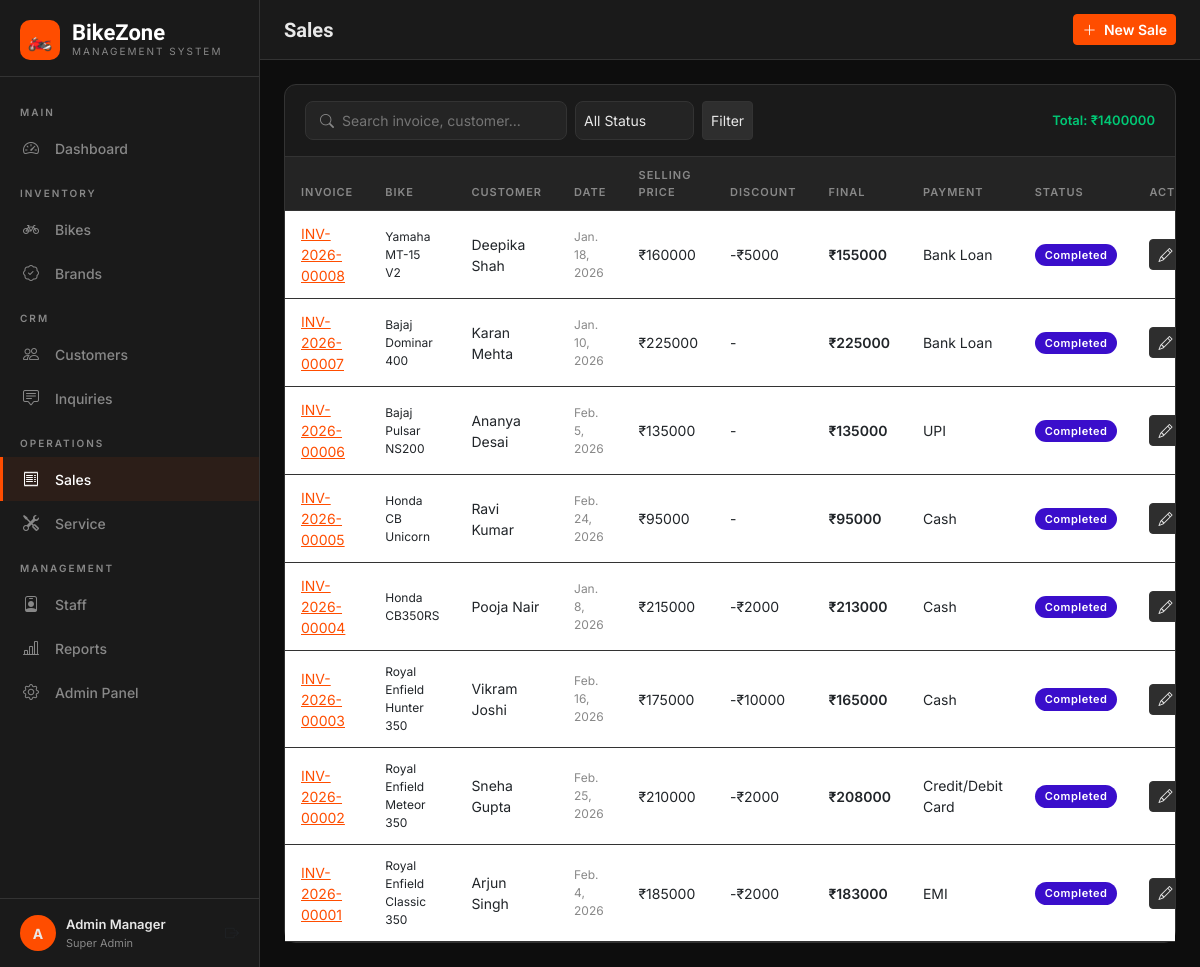
The app's page /sales/ (signed in) with its own data.
### showroom/models.py (models this page shows, shortened)
class Sale(models.Model):
    PAYMENT_CHOICES = [
        ('cash', 'Cash'),
        ('loan', 'Bank Loan'),
        ('emi', 'EMI'),
        ('card', 'Credit/Debit Card'),
        ('upi', 'UPI'),
    ]
    STATUS_CHOICES = [
        ('pending', 'Pending'),
        ('completed', 'Completed'),
        ('cancelled', 'Cancelled'),
    ]
    bike = models.ForeignKey(Bike, on_delete=models.CASCADE, related_name='sales')
    customer = models.ForeignKey(Customer, on_delete=models.CASCADE, related_name='purchases')
    salesperson = models.ForeignKey(User, on_delete=models.SET_NULL, null=True, related_name='sales')
    sale_date = models.DateField(default=timezone.now)
    selling_price = models.DecimalField(max_digits=12, decimal_places=2)
    discount = models.DecimalField(max_digits=10, decimal_places=2, default=0)
    payment_method = models.CharField(max_length=20, choices=PAYMENT_CHOICES)
    status = models.CharField(max_length=20, choices=STATUS_CHOICES, default='completed')
    notes = models.TextField(blank=True)
    invoice_number = models.CharField(max_length=50, unique=True, blank=True)
    created_at = models.DateTimeField(auto_now_add=True)
    @property
    def final_amount(self):
        return self.selling_price - self.discount
    class Meta:
        ordering = ['-created_at']

class Bike(models.Model):
    BIKE_TYPE_CHOICES = [
        ('sport', 'Sport'),
        ('cruiser', 'Cruiser'),
        ('adventure', 'Adventure'),
        ('naked', 'Naked/Street'),
        ('scooter', 'Scooter'),
        ('electric', 'Electric'),
        ('dirt', 'Dirt/Off-Road'),
        ('touring', 'Touring'),
    ]
    STATUS_CHOICES = [
        ('available', 'Available'),
        ('sold', 'Sold'),
        ('reserved', 'Reserved'),
        ('service', 'In Service'),
    ]
    brand = models.ForeignKey(Brand, on_delete=models.CASCADE, related_name='bikes')
    model_name = models.CharField(max_length=200)
    year = models.PositiveIntegerField()
    bike_type = models.CharField(max_length=20, choices=BIKE_TYPE_CHOICES)
    engine_cc = models.PositiveIntegerField(verbose_name='Engine (CC)')
    color = models.CharField(max_length=100)
    price = models.DecimalField(max_digits=12, decimal_places=2)
    mileage = models.DecimalField(max_digits=6, decimal_places=2, verbose_name='Mileage (kmpl)', blank=True, null=True)
    stock_quantity = models.PositiveIntegerField(default=1)
    status = models.CharField(max_length=20, choices=STATUS_CHOICES, default='available')
    image = models.ImageField(upload_to='bikes/', blank=True, null=True)
    description = models.TextField(blank=True)
    vin_number = models.CharField(max_length=50, unique=True, blank=True, null=True)
    created_at = models.DateTimeField(auto_now_add=True)
    updated_at = models.DateTimeField(auto_now=True)
    class Meta:
        ordering = ['-created_at']

class Brand(models.Model):
    name = models.CharField(max_length=100, unique=True)
    country = models.CharField(max_length=100, blank=True)
    logo = models.ImageField(upload_to='brands/', blank=True, null=True)
    description = models.TextField(blank=True)
    created_at = models.DateTimeField(auto_now_add=True)
    class Meta:
        ordering = ['name']

class Customer(models.Model):
    first_name = models.CharField(max_length=100)
    last_name = models.CharField(max_length=100)
    email = models.EmailField(unique=True)
    phone = models.CharField(max_length=20)
    address = models.TextField(blank=True)
    city = models.CharField(max_length=100, blank=True)
    state = models.CharField(max_length=100, blank=True)
    pincode = models.CharField(max_length=10, blank=True)
    aadhar_number = models.CharField(max_length=20, blank=True, verbose_name='Aadhar Number')
    driving_license = models.CharField(max_length=30, blank=True)
    date_of_birth = models.DateField(blank=True, null=True)
    created_at = models.DateTimeField(auto_now_add=True)
    @property
    def full_name(self):
        return f"{self.first_name} {self.last_name}"
    class Meta:
        ordering = ['-created_at']

### showroom/views.py (the view)
# urls.py: path('sales/', views.sale_list, name='sale_list'),
@login_required
def sale_list(request):
    sales = Sale.objects.select_related('bike', 'customer', 'salesperson').all()
    query = request.GET.get('q', '')
    status = request.GET.get('status', '')
    if query:
        sales = sales.filter(
            Q(invoice_number__icontains=query) |
            Q(customer__first_name__icontains=query) |
            Q(bike__model_name__icontains=query)
        )
    if status:
        sales = sales.filter(status=status)
    total_revenue = sales.filter(status='completed').aggregate(t=Sum('selling_price'))['t'] or 0
    return render(request, 'showroom/sales/list.html', {
        'sales': sales, 'query': query, 'status': status,
        'total_revenue': total_revenue, 'status_choices': Sale.STATUS_CHOICES
    })

### showroom/templates/showroom/sales/list.html (shortened to what this page needs)
{% extends 'showroom/base.html' %}
{% block page_title %}Sales{% endblock %}
{% block topbar_actions %}
<a href="{% url 'sale_add' %}" class="btn btn-primary btn-sm"><i class="bi bi-plus-lg me-1"></i> New Sale</a>
{% endblock %}
{% block content %}
<div class="card">
    <div class="card-header">
        <form method="get" class="d-flex gap-2 flex-wrap">
            <div class="search-bar"><i class="bi bi-search" style="color:var(--text-muted)"></i>
                <input type="text" name="q" value="{{ query }}" placeholder="Search invoice, customer...">
            </div>
            <select name="status" class="form-select form-select-sm" style="width:auto">
                <option value="">All Status</option>
            </select>
            <button type="submit" class="btn btn-dark btn-sm">Filter</button>
        </form>
        <span style="color:var(--success);font-size:13px;font-weight:600">Total: ₹{{ total_revenue|floatformat:0 }}</span>
    </div>
    <div class="table-responsive">
        <table class="table table-hover mb-0">
            <thead><tr><th>Invoice</th><th>Bike</th><th>Customer</th><th>Date</th><th>Selling Price</th><th>Discount</th><th>Final</th><th>Payment</th><th>Status</th><th>Actions</th></tr></thead>
            <tbody>
            {% for sale in sales %}
            <tr>
                <td><a href="{% url 'sale_detail' sale.pk %}" style="color:var(--primary)">{{ sale.invoice_number }}</a></td>
                <td style="font-size:12px">{{ sale.bike.brand.name }} {{ sale.bike.model_name }}</td>
                <td>{{ sale.customer.full_name }}</td>
                <td style="font-size:12px;color:var(--text-muted)">{{ sale.sale_date }}</td>
                <td>₹{{ sale.selling_price|floatformat:0 }}</td>
                <td style="color:var(black)">{% if sale.discount %}-₹{{ sale.discount|floatformat:0 }}{% else %}-{% endif %}</td>
                <td style="color:var(red);font-weight:600">₹{{ sale.final_amount|floatformat:0 }}</td>
                <td>{{ sale.get_payment_method_display }}</td>
                <td><span class="status-badge badge-{{ sale.status }}">{{ sale.get_status_display }}</span></td>
                <td>
                    <div class="d-flex gap-1">
                        <a href="{% url 'sale_edit' sale.pk %}" class="btn btn-dark btn-sm"><i class="bi bi-pencil"></i></a>
                    </div>
                </td>
            </tr>
            {% empty %}
            <tr><td colspan="10" class="text-center py-5" style="color:var(--text-muted)">No sales found</td></tr>
            {% endfor %}
            </tbody>
        </table>
    </div>
</div>
{% endblock %}

### showroom/templates/showroom/base.html (shortened to what this page needs)
<!DOCTYPE html>
<html lang="en">
<head>
    <link href="https://cdn.jsdelivr.net/npm/bootstrap@5.3.0/dist/css/bootstrap.min.css" rel="stylesheet">
    <link href="https://cdn.jsdelivr.net/npm/bootstrap-icons@1.11.0/font/bootstrap-icons.css" rel="stylesheet">
</head>
<body>
{% if user.is_authenticated %}
<div class="sidebar">
    <div class="sidebar-brand">
        <div class="brand-icon">🏍️</div>
        <div>
            <div class="brand-name">BikeZone</div>
            <div class="brand-sub">Management System</div>
        </div>
    </div>
    <nav class="sidebar-nav">
        <div class="nav-section">Main</div>
        <a href="{% url 'dashboard' %}" class="nav-link {% if request.resolver_match.url_name == 'dashboard' %}active{% endif %}">
            <i class="bi bi-speedometer2"></i> Dashboard
        </a>
        <div class="nav-section">Inventory</div>
        <a href="{% url 'bike_list' %}" class="nav-link {% if 'bike' in request.resolver_match.url_name %}active{% endif %}">
            <i class="bi bi-bicycle"></i> Bikes
        </a>
        <a href="{% url 'brand_list' %}" class="nav-link {% if 'brand' in request.resolver_match.url_name %}active{% endif %}">
            <i class="bi bi-patch-check"></i> Brands
        </a>
        <div class="nav-section">CRM</div>
        <a href="{% url 'customer_list' %}" class="nav-link {% if 'customer' in request.resolver_match.url_name %}active{% endif %}">
            <i class="bi bi-people"></i> Customers
        </a>
        <a href="{% url 'inquiry_list' %}" class="nav-link {% if 'inquiry' in request.resolver_match.url_name %}active{% endif %}">
            <i class="bi bi-chat-square-text"></i> Inquiries
        </a>
        <div class="nav-section">Operations</div>
        <a href="{% url 'sale_list' %}" class="nav-link {% if 'sale' in request.resolver_match.url_name %}active{% endif %}">
            <i class="bi bi-receipt"></i> Sales
        </a>
        <a href="{% url 'service_list' %}" class="nav-link {% if 'service' in request.resolver_match.url_name %}active{% endif %}">
            <i class="bi bi-tools"></i> Service
        </a>
        <div class="nav-section">Management</div>
        <a href="{% url 'staff_list' %}" class="nav-link {% if 'staff' in request.resolver_match.url_name %}active{% endif %}">
            <i class="bi bi-person-badge"></i> Staff
        </a>
        <a href="{% url 'reports' %}" class="nav-link {% if request.resolver_match.url_name == 'reports' %}active{% endif %}">
            <i class="bi bi-bar-chart-line"></i> Reports
        </a>
        <a href="/admin/" class="nav-link" target="_blank">
            <i class="bi bi-gear"></i> Admin Panel
        </a>
    </nav>
    <div class="sidebar-footer">
        <div class="user-card">
            <div class="user-avatar">{{ user.first_name|first|upper|default:user.username|first|upper }}</div>
            <div>
                <div class="user-name">{{ user.get_full_name|default:user.username }}</div>
                <div class="user-role">
                    {% if user.is_superuser %}Super Admin{% else %}Staff{% endif %}
                </div>
            </div>
            <a href="{% url 'logout' %}" class="ms-auto text-muted" title="Logout">
                <i class="bi bi-box-arrow-right"></i>
            </a>
        </div>
    </div>
</div>
<div class="main-wrapper">
    <div class="topbar">
        <div>
            <div class="topbar-title">{% block page_title %}Dashboard{% endblock %}</div>
        </div>
        <div class="topbar-actions">
            {% block topbar_actions %}{% endblock %}
        </div>
    </div>
    <div class="main-content">
        {% block content %}{% endblock %}
    </div>
</div>
{% else %}
{% block auth_content %}{% endblock %}
{% endif %}
</body>
</html>

### showroom/templates/showroom/base.html (style rules this page uses)
:root { --primary: #ff4d00; --primary-dark: #cc3d00; --primary-light: #ff6a2a; --dark: #0d0d0d; --dark-2: #1a1a1a; --dark-3: #242424; --dark-4: #2e2e2e; --text: #e8e8e8; --text-muted: #888; --border: #333; --success: #00c875; --warning: #ffc400; --danger: #ff4d4d; --info: #00aaff; --sidebar-w: 260px; }
* { margin: 0; padding: 0; box-sizing: border-box; }
body { background: var(--dark); color: var(--text); font-family: 'Inter', sans-serif; font-size: 14px; min-height: 100vh; }
.sidebar { width: var(--sidebar-w); background: var(--dark-2); border-right: 1px solid var(--border); position: fixed; top: 0; left: 0; bottom: 0; display: flex; flex-direction: column; z-index: 1000; overflow-y: auto; }
.sidebar-brand { padding: 20px 20px 16px; border-bottom: 1px solid var(--border); display: flex; align-items: center; gap: 12px; }
.brand-icon { width: 40px; height: 40px; background: var(--primary); border-radius: 10px; display: flex; align-items: center; justify-content: center; font-size: 20px; }
.brand-name { font-family: 'Rajdhani', sans-serif; font-size: 22px; font-weight: 700; color: white; line-height: 1; }
.brand-sub { font-size: 10px; color: var(--text-muted); letter-spacing: 2px; text-transform: uppercase; }
.sidebar-nav { flex: 1; padding: 12px 0; }
.nav-section { padding: 16px 20px 6px; font-size: 10px; color: var(--text-muted); text-transform: uppercase; letter-spacing: 2px; font-weight: 600; }
.nav-link { display: flex; align-items: center; gap: 12px; padding: 10px 20px; color: var(--text-muted); text-decoration: none; transition: all 0.2s; border-left: 3px solid transparent; font-size: 14px; font-weight: 500; }
.nav-link:hover, .nav-link.active { color: white; background: rgba(255,77,0,0.08); border-left-color: var(--primary); }
.nav-link i { width: 20px; font-size: 16px; flex-shrink: 0; }
.sidebar-footer { padding: 16px 20px; border-top: 1px solid var(--border); }
.user-card { display: flex; align-items: center; gap: 10px; }
.user-avatar { width: 36px; height: 36px; background: var(--primary); border-radius: 50%; display: flex; align-items: center; justify-content: center; font-weight: 700; font-size: 14px; flex-shrink: 0; }
.user-name { font-size: 13px; font-weight: 600; }
.user-role { font-size: 11px; color: var(--text-muted); }
.main-wrapper { margin-left: var(--sidebar-w); min-height: 100vh; display: flex; flex-direction: column; }
.topbar { background: var(--dark-2); border-bottom: 1px solid var(--border); padding: 0 24px; height: 60px; display: flex; align-items: center; justify-content: space-between; position: sticky; top: 0; z-index: 100; }
.topbar-title { font-family: 'Rajdhani', sans-serif; font-size: 20px; font-weight: 600; }
.topbar-actions { display: flex; align-items: center; gap: 12px; }
.main-content { flex: 1; padding: 24px; }
.card { background: var(--dark-2); border: 1px solid var(--border); border-radius: 12px; }
.card-header { background: transparent; border-bottom: 1px solid var(--border); padding: 16px 20px; display: flex; align-items: center; justify-content: space-between; }
.table { color: var(--text); }
.table > thead > tr > th { background: var(--dark-3); border-color: var(--border); color: var(--text-muted); font-size: 11px; text-transform: uppercase; letter-spacing: 1px; font-weight: 600; padding: 10px 16px; }
.table > tbody > tr > td { border-color: var(--border); padding: 12px 16px; vertical-align: middle; }
.form-control, .form-select { background: var(--dark-3); border-color: var(--border); color: var(--text); border-radius: 8px; }
.form-select option { background: var(--dark-3); }
.btn-primary { background: var(--primary); border-color: var(--primary); color: white; font-weight: 600; }
.btn-dark { background: var(--dark-4); border-color: var(--border); color: var(--text); }
.badge-completed { background: rgba(47, 0, 200, 0.945); color:white; }
.status-badge { display: inline-block; padding: 3px 10px; border-radius: 20px; font-size: 11px; font-weight: 600; letter-spacing: 0.5px; }
.search-bar { background: var(--dark-3); border: 1px solid var(--border); border-radius: 8px; padding: 8px 14px; display: flex; align-items: center; gap: 8px; }
.search-bar input { background: none; border: none; color: var(--text); outline: none; font-size: 14px; }

### records on screen
Sale: invoice_number "INV-2026-00008", bike.brand.name "Yamaha", bike.model_name "MT-15 V2", customer.full_name "Deepika Shah", sale_date "Jan. 18, 2026", selling_price "160000", discount "5000", final_amount "155000", payment_method "Bank Loan", status "Completed"
Sale: invoice_number "INV-2026-00007", bike.brand.name "Bajaj", bike.model_name "Dominar 400", customer.full_name "Karan Mehta", sale_date "Jan. 10, 2026", selling_price "225000", final_amount "225000", payment_method "Bank Loan", status "Completed"
Sale: invoice_number "INV-2026-00006", bike.brand.name "Bajaj", bike.model_name "Pulsar NS200", customer.full_name "Ananya Desai", sale_date "Feb. 5, 2026", selling_price "135000", final_amount "135000", payment_method "UPI", status "Completed"
Sale: invoice_number "INV-2026-00005", bike.brand.name "Honda", bike.model_name "CB Unicorn", customer.full_name "Ravi Kumar", sale_date "Feb. 24, 2026", selling_price "95000", final_amount "95000", payment_method "Cash", status "Completed"
Sale: invoice_number "INV-2026-00004", bike.brand.name "Honda", bike.model_name "CB350RS", customer.full_name "Pooja Nair", sale_date "Jan. 8, 2026", selling_price "215000", discount "2000", final_amount "213000", payment_method "Cash", status "Completed"
Sale: invoice_number "INV-2026-00003", bike.brand.name "Royal Enfield", bike.model_name "Hunter 350", customer.full_name "Vikram Joshi", sale_date "Feb. 16, 2026", selling_price "175000", discount "10000", final_amount "165000", payment_method "Cash", status "Completed"
Sale: invoice_number "INV-2026-00002", bike.brand.name "Royal Enfield", bike.model_name "Meteor 350", customer.full_name "Sneha Gupta", sale_date "Feb. 25, 2026", selling_price "210000", discount "2000", final_amount "208000", payment_method "Credit/Debit Card", status "Completed"
Sale: invoice_number "INV-2026-00001", bike.brand.name "Royal Enfield", bike.model_name "Classic 350", customer.full_name "Arjun Singh", sale_date "Feb. 4, 2026", selling_price "185000", discount "2000", final_amount "183000", payment_method "EMI", status "Completed"

### other values on screen
{{ user.first_name|first|upper|default:user.username|first|upper }} "A"
{{ user.get_full_name|default:user.username }} "Admin Manager"
{{ total_revenue|floatformat:0 }} "1400000"
